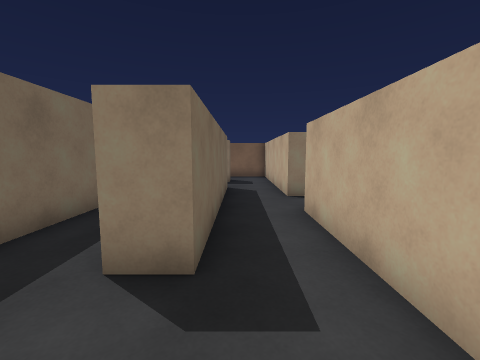
[1] (above)

24 first-person views from a walk through a scene from a Unity 3-D project. The camera is 1.3 m above the floor, tilts 6° down and sees 90° across. The floor is counted in squares, 1 m on a side. Each view is taken from the middle of a square. On the plan, view 1 faces up. The plan holds only what a view shows up to about 12 squares ahead; the rest is blank. The place goes on beyond the plan. The player character is not drawn.

[2]
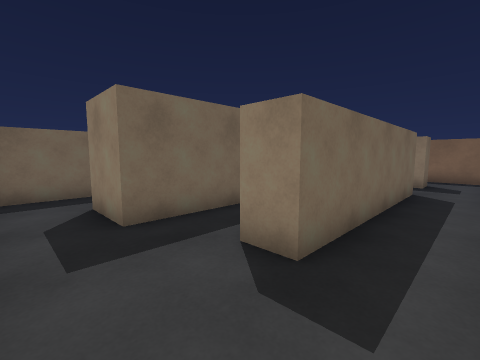

[3]
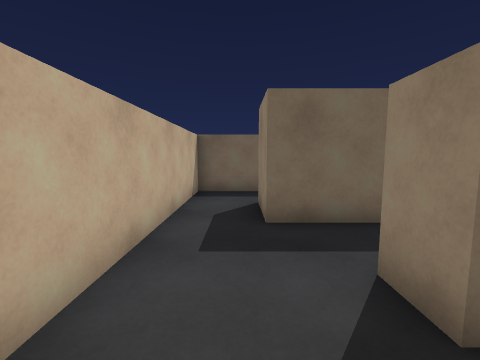

[4]
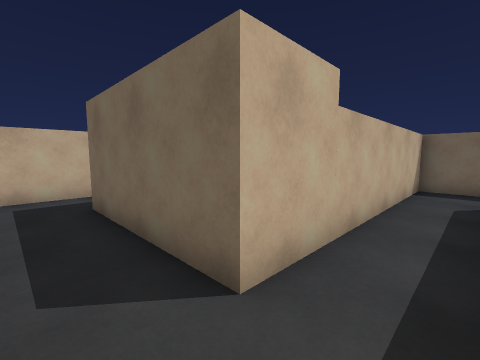

[5]
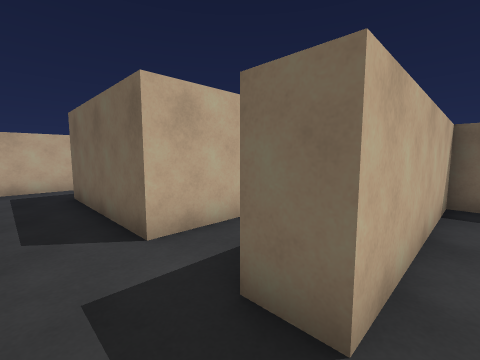

[6]
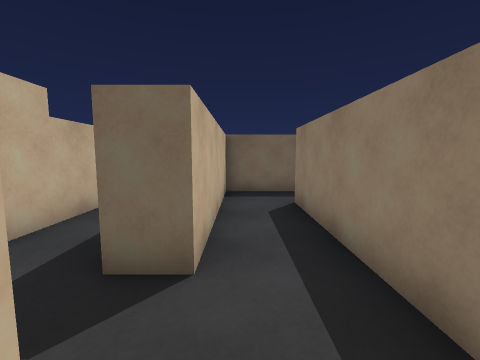

[7]
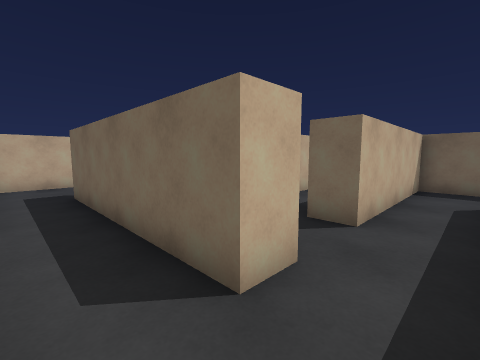

[8]
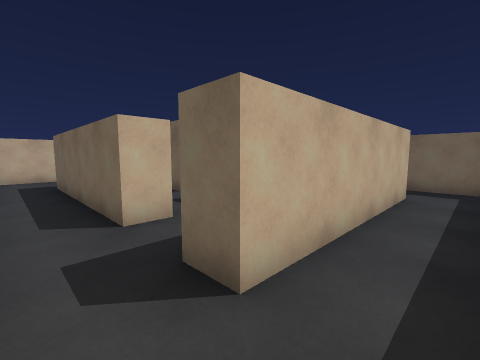

[9]
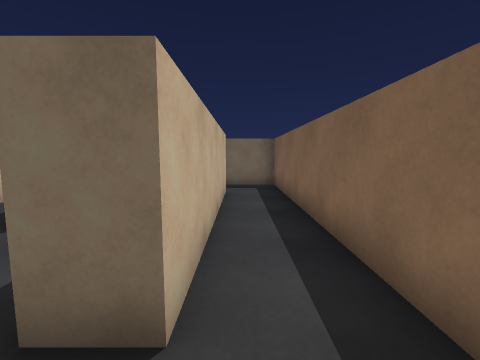

[10]
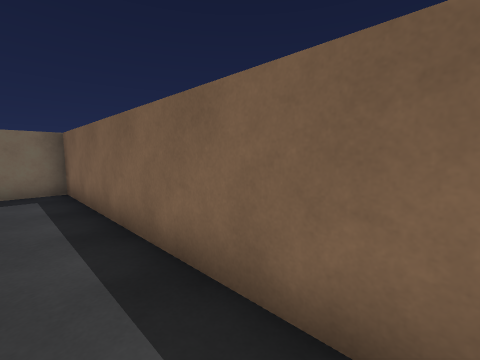

[11]
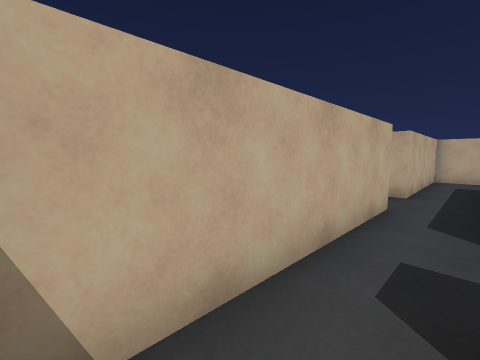

[12]
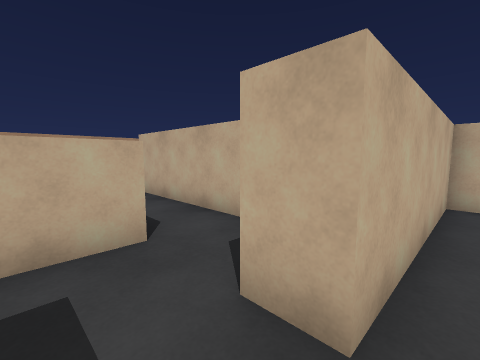

[13]
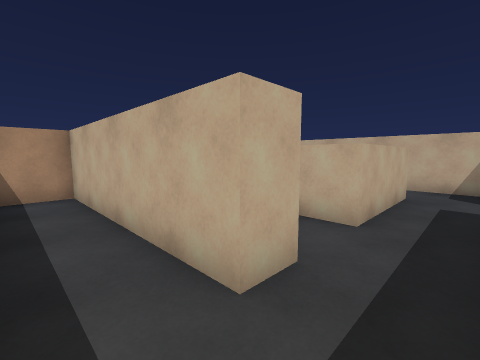

[14]
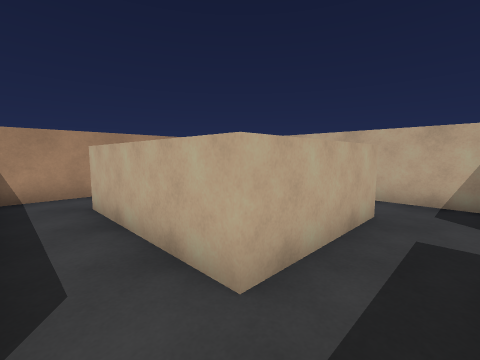

[15]
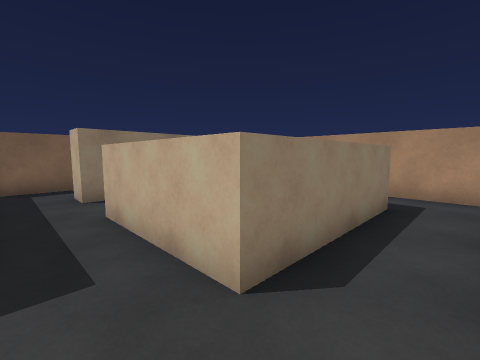

[16]
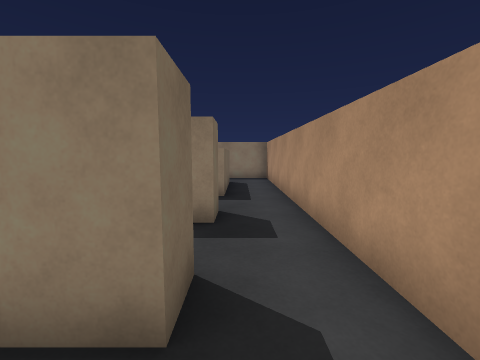

[17]
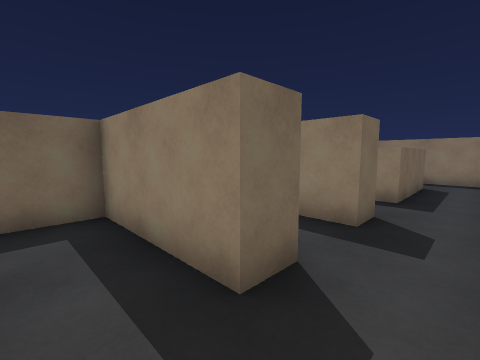

[18]
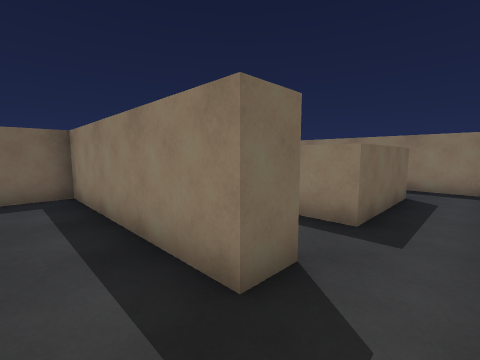

[19]
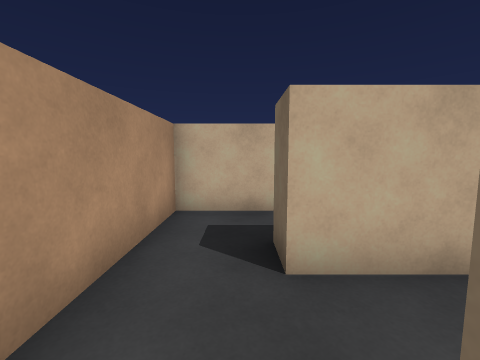

[20]
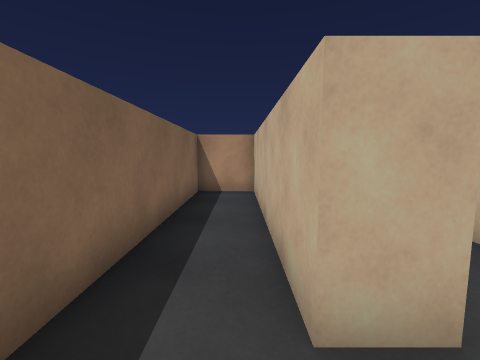

[21]
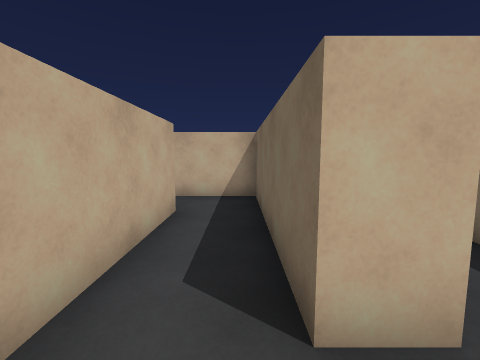

[22]
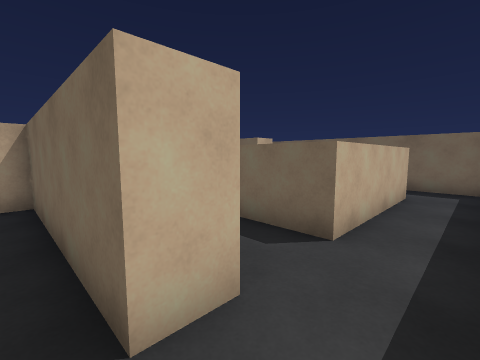

[23]
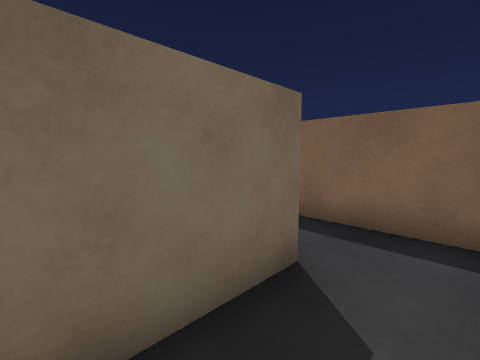

[24]
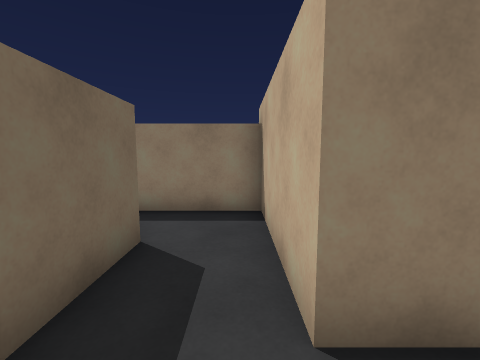

### Floor plan
Key: @ floor where view 1 was taken; # wall or solid block; . floor; ^ raised ledge.
Columns run from 23 left of view 1 to 12 right of it. Each row starts with its distance up from view 1.
 15          ###########################
 14 #............#...........#.........#
 13 #............#...........#.........#
 12 #..^^^^^..#..#..#######..#..########
 11 #      ^. #..#...........#.........#
 10        ^  #..#...........#.........#
  9           #..#######..#..#..^^^^^..#
  8           #...........#..#..^   ^..#
  7           #...........#.....^   ^..#
  6           ##########..#.....^^^^^..#
  5                ...##..#..#.........#
  4                ...##..#..#.........#
  3                #..##..#..########..#
  2                #..##.....#.........#
  1                #.........#.........#
  0                #.......@.#  #####..#
 -1                ###########  #......#
 -2                             #......#
 -3                                 ####

Where each view was taken, in squares from view 1:
view 1: 0 up, 0 right, facing up
view 2: 0 up, 1 right, facing up-left
view 3: 1 up, 1 right, facing left
view 4: 8 up, 2 left, facing down-left
view 5: 10 up, 2 left, facing down-left
view 6: 10 up, 1 left, facing left
view 7: 11 up, 1 right, facing down-left
view 8: 14 up, 1 right, facing down-left
view 9: 13 up, 1 right, facing left
view 10: 13 up, 0 right, facing up-left
view 11: 14 up, 0 right, facing down-right
view 12: 7 up, 1 right, facing down-right
view 13: 14 up, 3 right, facing down-right
view 14: 11 up, 3 right, facing down-right
view 15: 4 up, 3 right, facing up-right
view 16: 2 down, 10 right, facing up
view 17: 2 down, 11 right, facing up-left
view 18: 1 up, 11 right, facing up-left
view 19: 3 up, 10 right, facing down
view 20: 13 up, 3 right, facing right
view 21: 14 up, 12 left, facing down
view 22: 14 up, 12 left, facing down-left
view 23: 10 up, 11 left, facing up-left
view 24: 0 up, 6 left, facing up
